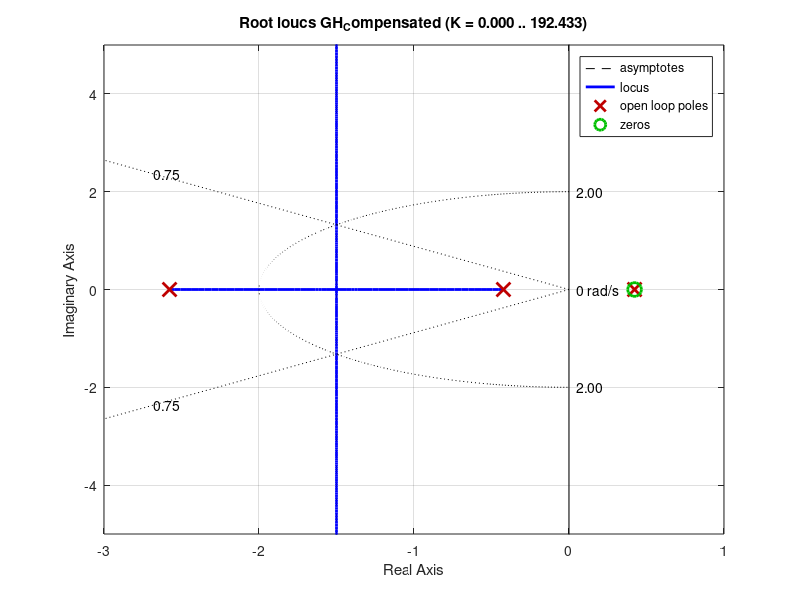
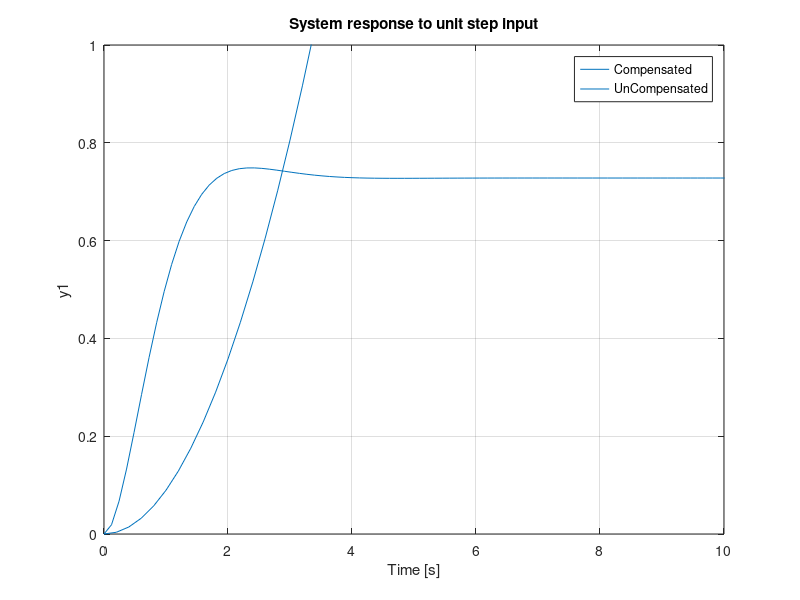
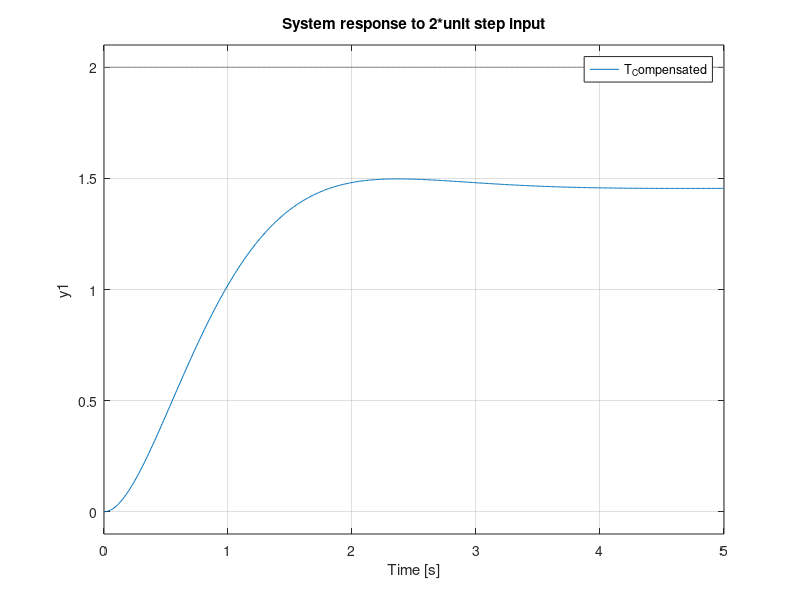
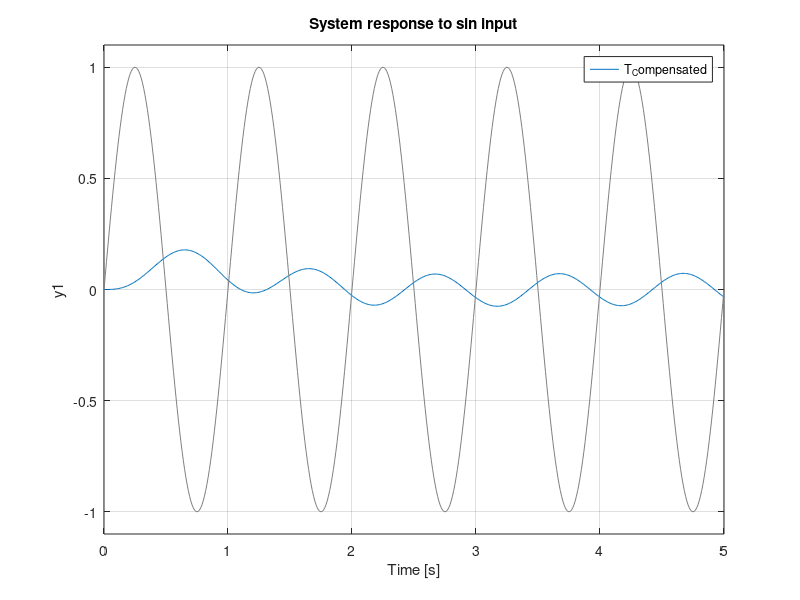

These figures' MATLAB source, in order:
clear;clc;

% For Gc . G ;Compensated open looped transfer function rootlocus
figure 
GH_unCompensated=tf([0.179],[1 0 -0.179])
Gc_up=[1 -(0.179^0.5)];
Gc_down=[1 2.577];
num=conv(Gc_up,[0.179]);
den=conv(Gc_down,[1 0 -0.179]);
GH_Compensated = tf(num,den)
rlocus(GH_Compensated);
sgrid([0.75] , [2])
axis([-3 1 -5 5])

%Compensated & unCompensated step response
figure 
K=16.3
T_Compensated=K*GH_Compensated/(1+K*GH_Compensated)
poles_of_T_Compensated=pole(T_Compensated)
step(T_Compensated)
hold on
step(GH_unCompensated/(1+GH_unCompensated))
axis([0 10 0 1])
legend('Compensated','UnCompensated')
title('System response to unit step input')
grid on

%System response to 2*unit step input
figure
t=0:0.01:5;
temp=t;
temp(:,:)=2;
u=temp;
lsim(T_Compensated,u,t)
title('System response to 2*unit step input')
grid on

% System response to sin input
figure
t=0:0.01:5;
u=sin(2*pi*t);
lsim(T_Compensated,u,t)
title('System response to sin input')
grid on

% bode & nyquist For G_Compensated open looped transfer function 
figure
w=logspace(-1,2);
bode(GH_Compensated,w);
[Gm pm wcp wcg]=margin(GH_Compensated)
GmdB=20*log10(Gm)
grid on
figure
nyquist(GH_Compensated);
grid on

